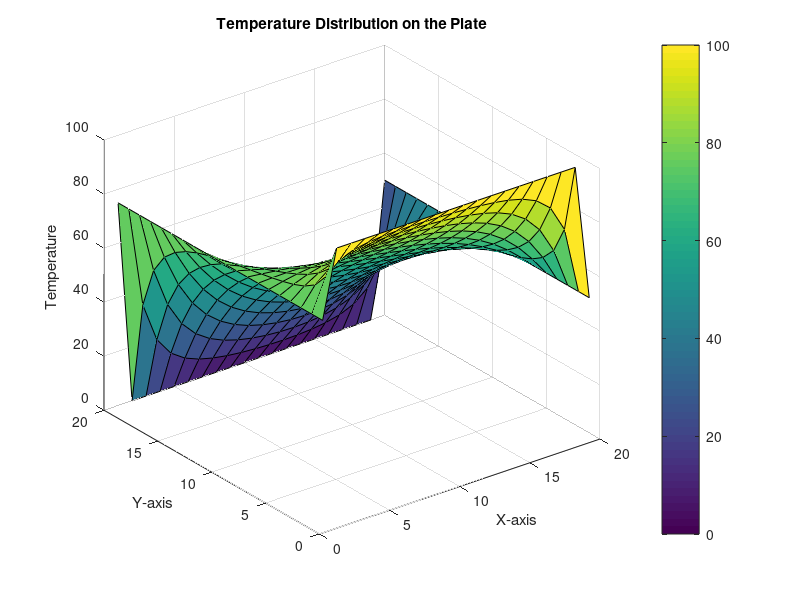

Recreate this plot in MATLAB.


nx = 20; 
ny = 20; 
tolerance = 1e-5; 
max_iter = 10000; 


T_top = 100;      
T_bottom = 0;     
T_left = 75;      
T_right = 50;     

T = zeros(nx, ny);

T(1, :) = T_top;        
T(end, :) = T_bottom;   
T(:, 1) = T_left;       
T(:, end) = T_right;    


for iter = 1:max_iter
    T_old = T; 
    for i = 2:nx-1
        for j = 2:ny-1
            T(i, j) = 0.25 * (T_old(i+1, j) + T_old(i-1, j) + T_old(i, j+1) + T_old(i, j-1));
        end
    end
    
    
    if max(max(abs(T - T_old))) < tolerance
        disp(['Converged after ' num2str(iter) ' iterations']);
        break;
    end
end

if iter == max_iter
    disp('Maximum number of iterations reached without convergence');
end


[X, Y] = meshgrid(1:nx, 1:ny);
figure;
surf(X, Y, T);
title('Temperature Distribution on the Plate');
xlabel('X-axis');
ylabel('Y-axis');
zlabel('Temperature');
colorbar;
